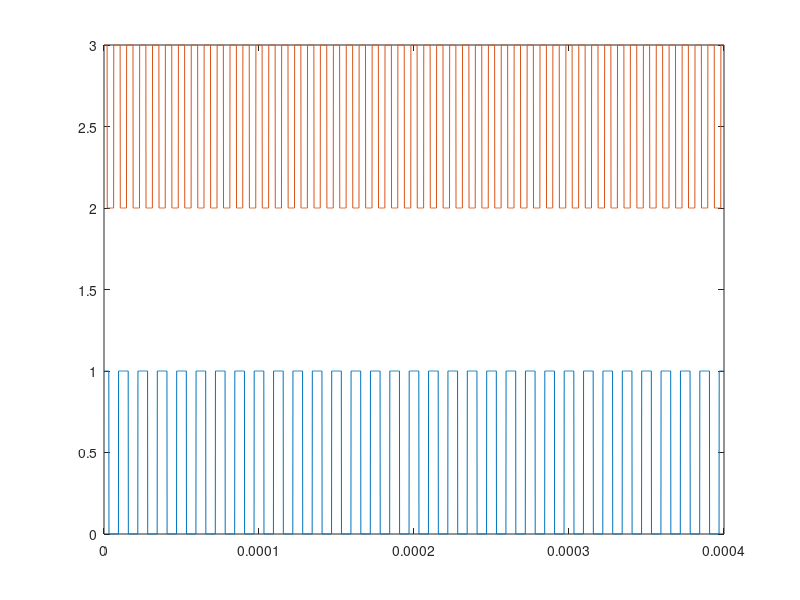
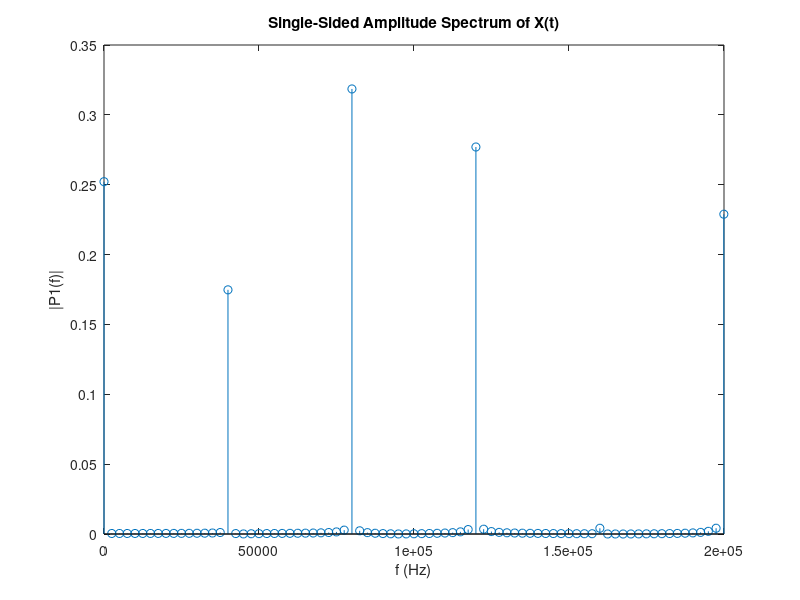

Source code (MATLAB) for these figures, in order:
sample_time=1e-7;

fs1=80e3;
fs2=120e3;

fl=(fs2-fs1)/4;
fh= (fs2+fs1)/2;

time=0:sample_time:4/fl;

Afs1=0.4;
Afs2=0.5;

Mfs1= Afs1*cos(2*pi*fs1*time);
Mfs2=Afs2*cos(2*pi*fs2*time);

Sfs1=int8(Mfs1>0==1);
Sfs2=int8(Mfs2>0==1);

plot(time,Sfs1);
hold on;
plot(time,Sfs2+2);

Sfsd=Sfs1.*Sfs2;
%%
figure();
plot(time,Sfsd)
%%
A=Sfsd;
Fs= 1/sample_time;
Y = fft(A);
L=length(A);
P2 = abs(Y/L);
P1 = P2(1:L/2+1);
P1(2:end-1) = 2*P1(2:end-1);

f = Fs*(0:(L/2))/L;
stem(f,P1) 
title("Single-Sided Amplitude Spectrum of X(t)")
xlabel("f (Hz)")
ylabel("|P1(f)|")
xlim([0 200e3])
